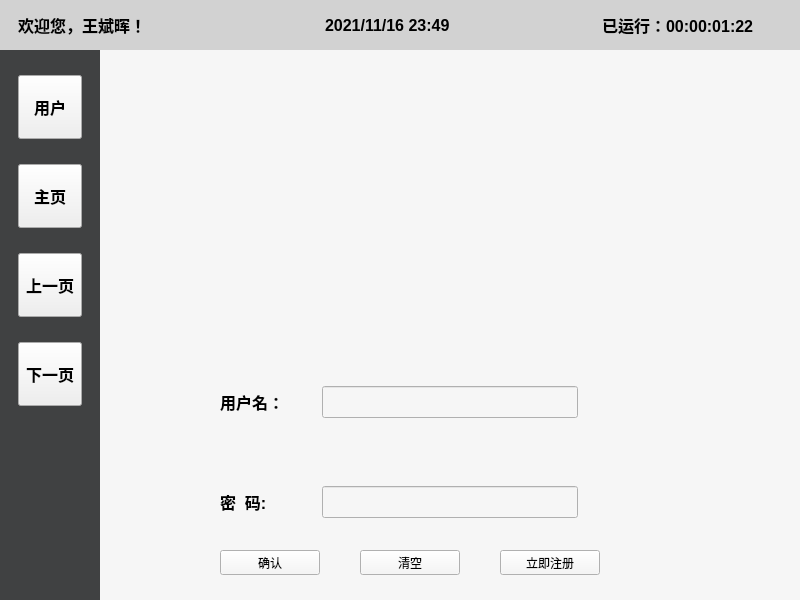
<?xml version="1.0" encoding="UTF-8"?>
<ui version="4.0">
 <class>MainWindow</class>
 <widget class="QMainWindow" name="MainWindow">
  <property name="geometry">
   <rect>
    <x>0</x>
    <y>0</y>
    <width>800</width>
    <height>600</height>
   </rect>
  </property>
  <property name="windowTitle">
   <string>MainWindow</string>
  </property>
  <property name="styleSheet">
   <string notr="true">backround-color:blue</string>
  </property>
  <widget class="QWidget" name="centralwidget">
   <property name="minimumSize">
    <size>
     <width>800</width>
     <height>600</height>
    </size>
   </property>
   <property name="maximumSize">
    <size>
     <width>800</width>
     <height>600</height>
    </size>
   </property>
   <widget class="QLabel" name="label">
    <property name="geometry">
     <rect>
      <x>0</x>
      <y>0</y>
      <width>800</width>
      <height>50</height>
     </rect>
    </property>
    <property name="font">
     <font>
      <family>Microsoft YaHei</family>
      <pointsize>15</pointsize>
      <weight>50</weight>
      <bold>false</bold>
     </font>
    </property>
    <property name="styleSheet">
     <string notr="true">background-color: rgb(210, 210, 210);</string>
    </property>
    <property name="text">
     <string/>
    </property>
    <property name="alignment">
     <set>Qt::AlignCenter</set>
    </property>
   </widget>
   <widget class="QLabel" name="label_2">
    <property name="geometry">
     <rect>
      <x>0</x>
      <y>50</y>
      <width>100</width>
      <height>550</height>
     </rect>
    </property>
    <property name="font">
     <font>
      <family>Microsoft YaHei</family>
      <pointsize>15</pointsize>
     </font>
    </property>
    <property name="styleSheet">
     <string notr="true">background-color: rgb(64, 65, 66);
color: rgb(190, 192, 193);</string>
    </property>
    <property name="text">
     <string/>
    </property>
    <property name="alignment">
     <set>Qt::AlignCenter</set>
    </property>
   </widget>
   <widget class="QStackedWidget" name="stackedWidget">
    <property name="geometry">
     <rect>
      <x>100</x>
      <y>50</y>
      <width>700</width>
      <height>550</height>
     </rect>
    </property>
    <property name="styleSheet">
     <string notr="true">background-color: rgb(255, 255, 255);</string>
    </property>
    <property name="currentIndex">
     <number>0</number>
    </property>
    <widget class="QWidget" name="page">
     <property name="styleSheet">
      <string notr="true">background-color: rgb(246, 246, 246);</string>
     </property>
     <widget class="QLabel" name="label_6">
      <property name="geometry">
       <rect>
        <x>222</x>
        <y>25</y>
        <width>256</width>
        <height>256</height>
       </rect>
      </property>
      <property name="styleSheet">
       <string notr="true">background-image: url(:/source/lock.jpg);</string>
      </property>
      <property name="text">
       <string/>
      </property>
     </widget>
     <widget class="QLabel" name="label_7">
      <property name="geometry">
       <rect>
        <x>120</x>
        <y>320</y>
        <width>64</width>
        <height>64</height>
       </rect>
      </property>
      <property name="font">
       <font>
        <pointsize>12</pointsize>
        <weight>75</weight>
        <bold>true</bold>
       </font>
      </property>
      <property name="text">
       <string>用户名：</string>
      </property>
     </widget>
     <widget class="QLabel" name="label_8">
      <property name="geometry">
       <rect>
        <x>120</x>
        <y>420</y>
        <width>64</width>
        <height>64</height>
       </rect>
      </property>
      <property name="font">
       <font>
        <pointsize>12</pointsize>
        <weight>75</weight>
        <bold>true</bold>
       </font>
      </property>
      <property name="text">
       <string>密  码:</string>
      </property>
     </widget>
     <widget class="QLineEdit" name="lineEdit">
      <property name="geometry">
       <rect>
        <x>222</x>
        <y>336</y>
        <width>256</width>
        <height>32</height>
       </rect>
      </property>
     </widget>
     <widget class="QLineEdit" name="lineEdit_2">
      <property name="geometry">
       <rect>
        <x>222</x>
        <y>436</y>
        <width>256</width>
        <height>32</height>
       </rect>
      </property>
     </widget>
     <widget class="QPushButton" name="pushButton_7">
      <property name="geometry">
       <rect>
        <x>400</x>
        <y>500</y>
        <width>100</width>
        <height>25</height>
       </rect>
      </property>
      <property name="text">
       <string>立即注册</string>
      </property>
     </widget>
     <widget class="QPushButton" name="pushButton_5">
      <property name="geometry">
       <rect>
        <x>120</x>
        <y>500</y>
        <width>100</width>
        <height>25</height>
       </rect>
      </property>
      <property name="text">
       <string>确认</string>
      </property>
     </widget>
     <widget class="QPushButton" name="pushButton_6">
      <property name="geometry">
       <rect>
        <x>260</x>
        <y>500</y>
        <width>100</width>
        <height>25</height>
       </rect>
      </property>
      <property name="text">
       <string>清空</string>
      </property>
     </widget>
    </widget>
    <widget class="QWidget" name="page_2">
     <property name="styleSheet">
      <string notr="true">background-color: rgb(246, 246, 246);</string>
     </property>
     <widget class="QLabel" name="label_9">
      <property name="geometry">
       <rect>
        <x>90</x>
        <y>40</y>
        <width>500</width>
        <height>100</height>
       </rect>
      </property>
      <property name="font">
       <font>
        <family>Microsoft YaHei</family>
        <pointsize>18</pointsize>
        <weight>75</weight>
        <bold>true</bold>
       </font>
      </property>
      <property name="text">
       <string>欢迎您，王斌晖，欢迎使用本软件！</string>
      </property>
      <property name="alignment">
       <set>Qt::AlignCenter</set>
      </property>
     </widget>
     <widget class="QLabel" name="label_10">
      <property name="geometry">
       <rect>
        <x>230</x>
        <y>160</y>
        <width>250</width>
        <height>100</height>
       </rect>
      </property>
      <property name="font">
       <font>
        <family>Microsoft YaHei</family>
        <pointsize>15</pointsize>
        <weight>75</weight>
        <bold>true</bold>
       </font>
      </property>
      <property name="text">
       <string>共有攻略书：0个</string>
      </property>
      <property name="alignment">
       <set>Qt::AlignCenter</set>
      </property>
     </widget>
     <widget class="QLabel" name="label_13">
      <property name="geometry">
       <rect>
        <x>150</x>
        <y>180</y>
        <width>64</width>
        <height>64</height>
       </rect>
      </property>
      <property name="styleSheet">
       <string notr="true">background-image: url(:/source/book.jpg);</string>
      </property>
      <property name="text">
       <string/>
      </property>
     </widget>
     <widget class="QLabel" name="label_14">
      <property name="geometry">
       <rect>
        <x>150</x>
        <y>320</y>
        <width>64</width>
        <height>64</height>
       </rect>
      </property>
      <property name="styleSheet">
       <string notr="true">background-image: url(:/source/book.jpg);</string>
      </property>
      <property name="text">
       <string/>
      </property>
     </widget>
     <widget class="QLabel" name="label_11">
      <property name="geometry">
       <rect>
        <x>230</x>
        <y>300</y>
        <width>250</width>
        <height>100</height>
       </rect>
      </property>
      <property name="font">
       <font>
        <family>Microsoft YaHei</family>
        <pointsize>15</pointsize>
        <weight>75</weight>
        <bold>true</bold>
       </font>
      </property>
      <property name="text">
       <string>已读攻略书：0个</string>
      </property>
      <property name="alignment">
       <set>Qt::AlignCenter</set>
      </property>
     </widget>
     <widget class="QLabel" name="label_15">
      <property name="geometry">
       <rect>
        <x>150</x>
        <y>450</y>
        <width>64</width>
        <height>64</height>
       </rect>
      </property>
      <property name="styleSheet">
       <string notr="true">background-image: url(:/source/book.jpg);</string>
      </property>
      <property name="text">
       <string/>
      </property>
     </widget>
     <widget class="QLabel" name="label_12">
      <property name="geometry">
       <rect>
        <x>230</x>
        <y>430</y>
        <width>250</width>
        <height>100</height>
       </rect>
      </property>
      <property name="font">
       <font>
        <family>Microsoft YaHei</family>
        <pointsize>15</pointsize>
        <weight>75</weight>
        <bold>true</bold>
       </font>
      </property>
      <property name="text">
       <string>未读攻略书：0个</string>
      </property>
      <property name="alignment">
       <set>Qt::AlignCenter</set>
      </property>
     </widget>
    </widget>
    <widget class="QWidget" name="page_3">
     <property name="styleSheet">
      <string notr="true">background-color: rgb(246, 246, 246);</string>
     </property>
     <widget class="QLabel" name="label_16">
      <property name="geometry">
       <rect>
        <x>130</x>
        <y>220</y>
        <width>400</width>
        <height>100</height>
       </rect>
      </property>
      <property name="font">
       <font>
        <family>Microsoft YaHei</family>
        <pointsize>15</pointsize>
        <weight>75</weight>
        <bold>true</bold>
       </font>
      </property>
      <property name="styleSheet">
       <string notr="true">background-color: rgb(210, 210, 210);</string>
      </property>
      <property name="text">
       <string>未读攻略书：0个</string>
      </property>
      <property name="alignment">
       <set>Qt::AlignCenter</set>
      </property>
     </widget>
     <widget class="QLabel" name="label_17">
      <property name="geometry">
       <rect>
        <x>130</x>
        <y>360</y>
        <width>400</width>
        <height>100</height>
       </rect>
      </property>
      <property name="font">
       <font>
        <family>Microsoft YaHei</family>
        <pointsize>15</pointsize>
        <weight>75</weight>
        <bold>true</bold>
       </font>
      </property>
      <property name="styleSheet">
       <string notr="true">background-color: rgb(210, 210, 210);</string>
      </property>
      <property name="text">
       <string>软     件     信     息</string>
      </property>
      <property name="alignment">
       <set>Qt::AlignCenter</set>
      </property>
     </widget>
     <widget class="QLabel" name="label_18">
      <property name="geometry">
       <rect>
        <x>130</x>
        <y>80</y>
        <width>400</width>
        <height>100</height>
       </rect>
      </property>
      <property name="font">
       <font>
        <family>Microsoft YaHei</family>
        <pointsize>15</pointsize>
        <weight>75</weight>
        <bold>true</bold>
       </font>
      </property>
      <property name="styleSheet">
       <string notr="true">background-color: rgb(210, 210, 210);</string>
      </property>
      <property name="text">
       <string>已读攻略书：0个</string>
      </property>
      <property name="alignment">
       <set>Qt::AlignCenter</set>
      </property>
     </widget>
    </widget>
    <widget class="QWidget" name="page_4">
     <property name="styleSheet">
      <string notr="true">background-color: rgb(246, 246, 246);</string>
     </property>
     <widget class="QLabel" name="label_19">
      <property name="geometry">
       <rect>
        <x>60</x>
        <y>80</y>
        <width>600</width>
        <height>440</height>
       </rect>
      </property>
      <property name="font">
       <font>
        <pointsize>15</pointsize>
        <weight>75</weight>
        <bold>true</bold>
       </font>
      </property>
      <property name="text">
       <string>1.第一关攻略

1.第一关攻略

1.第一关攻略

1.第一关攻略

1.第一关攻略

1.第一关攻略

1.第一关攻略

</string>
      </property>
      <property name="alignment">
       <set>Qt::AlignCenter</set>
      </property>
     </widget>
     <widget class="QLabel" name="label_20">
      <property name="geometry">
       <rect>
        <x>60</x>
        <y>20</y>
        <width>600</width>
        <height>41</height>
       </rect>
      </property>
      <property name="font">
       <font>
        <pointsize>20</pointsize>
        <weight>75</weight>
        <bold>true</bold>
       </font>
      </property>
      <property name="text">
       <string>未读/已读攻略列表</string>
      </property>
     </widget>
    </widget>
    <widget class="QWidget" name="page_5">
     <property name="styleSheet">
      <string notr="true">background-color: rgb(246, 246, 246);</string>
     </property>
     <widget class="QLabel" name="label_21">
      <property name="geometry">
       <rect>
        <x>60</x>
        <y>20</y>
        <width>600</width>
        <height>41</height>
       </rect>
      </property>
      <property name="font">
       <font>
        <pointsize>20</pointsize>
        <weight>75</weight>
        <bold>true</bold>
       </font>
      </property>
      <property name="text">
       <string>攻略xxxxxx</string>
      </property>
     </widget>
     <widget class="QLabel" name="label_22">
      <property name="geometry">
       <rect>
        <x>60</x>
        <y>80</y>
        <width>600</width>
        <height>440</height>
       </rect>
      </property>
      <property name="font">
       <font>
        <pointsize>15</pointsize>
        <weight>75</weight>
        <bold>true</bold>
       </font>
      </property>
      <property name="text">
       <string>攻略啦啦啦啦啦啦啦攻略啦啦啦啦啦啦啦攻略啦啦啦啦啦啦啦攻略啦啦
啦啦啦啦啦攻略啦啦啦啦啦啦啦攻略啦啦啦啦啦啦啦攻略啦啦啦啦啦啦啦攻略啦啦啦啦啦啦啦攻
略啦啦啦啦啦啦啦攻略啦啦啦啦啦啦啦攻略啦啦啦啦啦啦啦攻略啦啦啦啦啦啦啦攻略啦啦啦啦啦啦
啦攻略啦啦啦啦啦啦啦攻略啦啦啦啦啦啦啦攻略啦啦啦啦啦啦啦攻略啦啦啦啦啦啦啦攻
略啦啦啦啦啦啦啦攻略啦啦啦啦啦啦啦攻略啦啦啦啦啦啦啦攻略啦啦啦啦啦啦啦攻略啦啦啦啦
啦啦啦攻略啦啦啦啦啦啦啦攻略啦啦啦啦啦啦啦攻略啦啦啦啦啦啦啦攻略啦啦啦啦啦啦啦攻略啦啦啦啦啦
啦啦攻略啦啦啦啦啦啦啦攻略啦啦啦啦啦啦啦攻略啦啦啦啦啦啦啦攻略啦啦啦啦啦啦啦攻略啦啦啦啦啦啦
啦攻略啦啦啦啦啦啦啦攻略啦啦啦啦啦啦啦攻略啦啦啦啦啦啦啦攻略啦啦啦啦啦啦啦攻略啦啦
啦啦啦啦啦攻略啦啦啦啦啦啦啦攻略啦啦啦啦啦啦啦攻略啦啦啦啦啦啦啦攻略啦啦啦啦啦啦啦攻
略啦啦啦啦啦啦啦攻略啦啦啦啦啦啦啦攻略啦啦啦啦啦啦啦攻略啦啦啦啦啦啦
啦攻略啦啦啦啦啦啦啦攻略啦啦啦啦啦啦啦攻略啦啦啦啦啦啦啦攻略啦啦啦啦啦啦啦攻略啦啦啦啦
啦啦啦攻略啦啦啦啦啦啦啦攻略啦啦啦啦啦啦啦攻略啦啦啦
啦啦啦啦攻略啦啦啦啦啦啦啦攻略啦啦啦啦啦啦啦</string>
      </property>
      <property name="alignment">
       <set>Qt::AlignCenter</set>
      </property>
     </widget>
    </widget>
    <widget class="QWidget" name="page_6">
     <property name="styleSheet">
      <string notr="true">background-color: rgb(246, 246, 246);</string>
     </property>
     <widget class="QLabel" name="label_23">
      <property name="geometry">
       <rect>
        <x>150</x>
        <y>290</y>
        <width>64</width>
        <height>64</height>
       </rect>
      </property>
      <property name="font">
       <font>
        <pointsize>12</pointsize>
        <weight>75</weight>
        <bold>true</bold>
       </font>
      </property>
      <property name="text">
       <string>用户名：</string>
      </property>
     </widget>
     <widget class="QPushButton" name="pushButton_9">
      <property name="geometry">
       <rect>
        <x>420</x>
        <y>480</y>
        <width>100</width>
        <height>25</height>
       </rect>
      </property>
      <property name="text">
       <string>清空</string>
      </property>
     </widget>
     <widget class="QLineEdit" name="lineEdit_3">
      <property name="geometry">
       <rect>
        <x>252</x>
        <y>306</y>
        <width>256</width>
        <height>32</height>
       </rect>
      </property>
     </widget>
     <widget class="QPushButton" name="pushButton_10">
      <property name="geometry">
       <rect>
        <x>150</x>
        <y>480</y>
        <width>100</width>
        <height>25</height>
       </rect>
      </property>
      <property name="text">
       <string>确认</string>
      </property>
     </widget>
     <widget class="QLineEdit" name="lineEdit_4">
      <property name="geometry">
       <rect>
        <x>252</x>
        <y>406</y>
        <width>256</width>
        <height>32</height>
       </rect>
      </property>
     </widget>
     <widget class="QLabel" name="label_24">
      <property name="geometry">
       <rect>
        <x>150</x>
        <y>390</y>
        <width>64</width>
        <height>64</height>
       </rect>
      </property>
      <property name="font">
       <font>
        <pointsize>12</pointsize>
        <weight>75</weight>
        <bold>true</bold>
       </font>
      </property>
      <property name="text">
       <string>密  码:</string>
      </property>
     </widget>
     <widget class="QLabel" name="label_25">
      <property name="geometry">
       <rect>
        <x>150</x>
        <y>90</y>
        <width>371</width>
        <height>171</height>
       </rect>
      </property>
      <property name="font">
       <font>
        <pointsize>40</pointsize>
        <weight>75</weight>
        <bold>true</bold>
       </font>
      </property>
      <property name="text">
       <string>注册中！！！</string>
      </property>
      <property name="alignment">
       <set>Qt::AlignCenter</set>
      </property>
     </widget>
    </widget>
   </widget>
   <widget class="QPushButton" name="pushButton">
    <property name="geometry">
     <rect>
      <x>18</x>
      <y>75</y>
      <width>64</width>
      <height>64</height>
     </rect>
    </property>
    <property name="font">
     <font>
      <pointsize>12</pointsize>
      <weight>75</weight>
      <bold>true</bold>
     </font>
    </property>
    <property name="styleSheet">
     <string notr="true"/>
    </property>
    <property name="text">
     <string>用户</string>
    </property>
   </widget>
   <widget class="QLabel" name="label_3">
    <property name="geometry">
     <rect>
      <x>325</x>
      <y>10</y>
      <width>150</width>
      <height>30</height>
     </rect>
    </property>
    <property name="font">
     <font>
      <pointsize>12</pointsize>
      <weight>75</weight>
      <bold>true</bold>
     </font>
    </property>
    <property name="text">
     <string>2021/11/16 23:49</string>
    </property>
   </widget>
   <widget class="QLabel" name="label_5">
    <property name="geometry">
     <rect>
      <x>18</x>
      <y>10</y>
      <width>135</width>
      <height>30</height>
     </rect>
    </property>
    <property name="font">
     <font>
      <pointsize>12</pointsize>
      <weight>75</weight>
      <bold>true</bold>
     </font>
    </property>
    <property name="text">
     <string>欢迎您，王斌晖！</string>
    </property>
   </widget>
   <widget class="QPushButton" name="pushButton_2">
    <property name="geometry">
     <rect>
      <x>18</x>
      <y>164</y>
      <width>64</width>
      <height>64</height>
     </rect>
    </property>
    <property name="font">
     <font>
      <pointsize>12</pointsize>
      <weight>75</weight>
      <bold>true</bold>
     </font>
    </property>
    <property name="styleSheet">
     <string notr="true"/>
    </property>
    <property name="text">
     <string>主页</string>
    </property>
   </widget>
   <widget class="QPushButton" name="pushButton_3">
    <property name="geometry">
     <rect>
      <x>18</x>
      <y>253</y>
      <width>64</width>
      <height>64</height>
     </rect>
    </property>
    <property name="font">
     <font>
      <pointsize>12</pointsize>
      <weight>75</weight>
      <bold>true</bold>
     </font>
    </property>
    <property name="styleSheet">
     <string notr="true"/>
    </property>
    <property name="text">
     <string>上一页</string>
    </property>
   </widget>
   <widget class="QPushButton" name="pushButton_4">
    <property name="geometry">
     <rect>
      <x>18</x>
      <y>342</y>
      <width>64</width>
      <height>64</height>
     </rect>
    </property>
    <property name="font">
     <font>
      <pointsize>12</pointsize>
      <weight>75</weight>
      <bold>true</bold>
     </font>
    </property>
    <property name="styleSheet">
     <string notr="true"/>
    </property>
    <property name="text">
     <string>下一页</string>
    </property>
   </widget>
   <widget class="QLabel" name="label_4">
    <property name="geometry">
     <rect>
      <x>602</x>
      <y>10</y>
      <width>180</width>
      <height>30</height>
     </rect>
    </property>
    <property name="font">
     <font>
      <pointsize>12</pointsize>
      <weight>75</weight>
      <bold>true</bold>
     </font>
    </property>
    <property name="text">
     <string>已运行：00:00:01:22</string>
    </property>
   </widget>
  </widget>
 </widget>
 <resources/>
 <connections/>
</ui>
